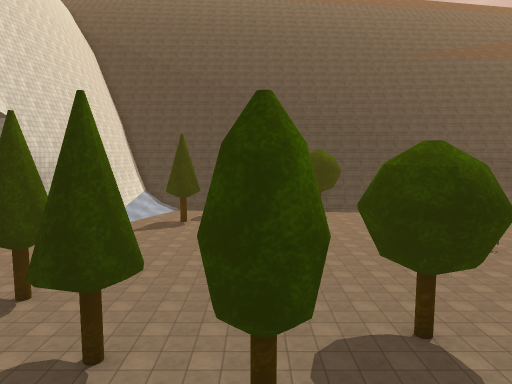
view 1 (above)

16 first-person views from a walk through a Unity game level. The camera is 1.4 m above the floor, tilts 6° down and sees 70° across. The floor is counted in squares, 2 m on a side. Each view is taken from the middle of a square. On the plan, view 1 faces up. The plan holds only what a view shows up to about 11 squares ahead; the rest is blank. The place goes on beyond the plan. Some surface patterns are stand-ins.

view 2
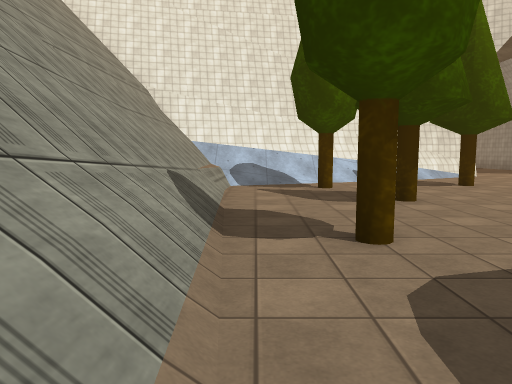

view 3
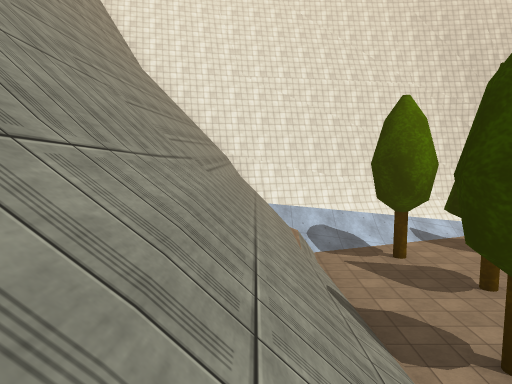

view 4
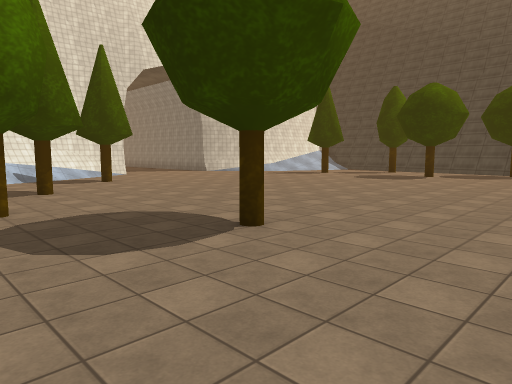

view 5
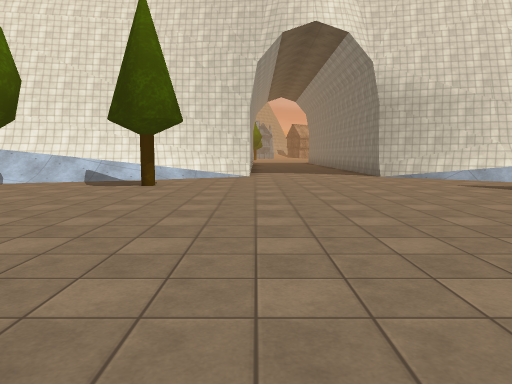

view 6
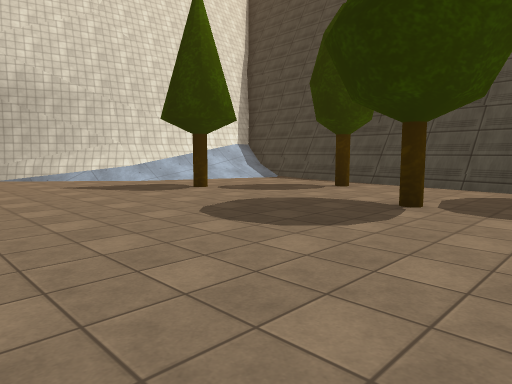

view 7
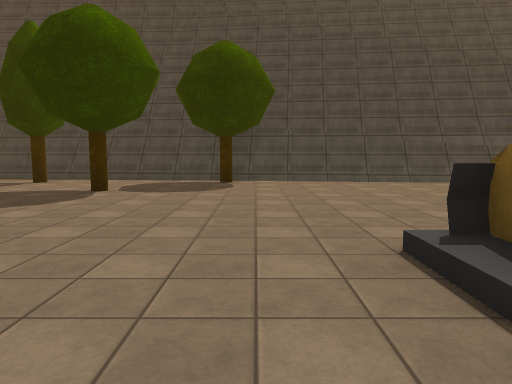

view 8
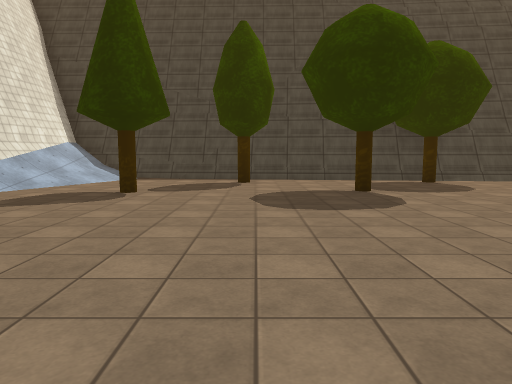

view 9
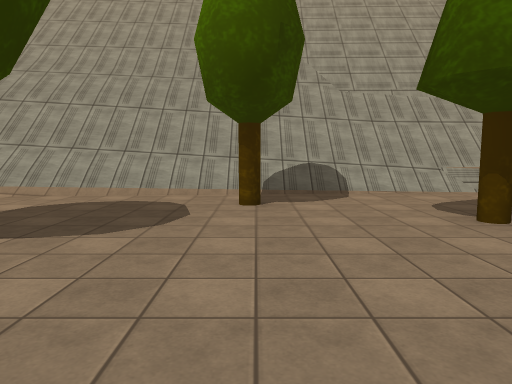

view 10
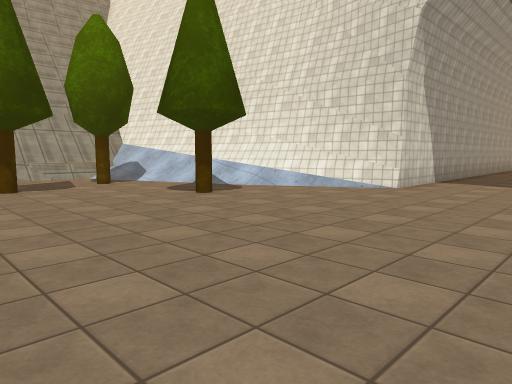

view 11
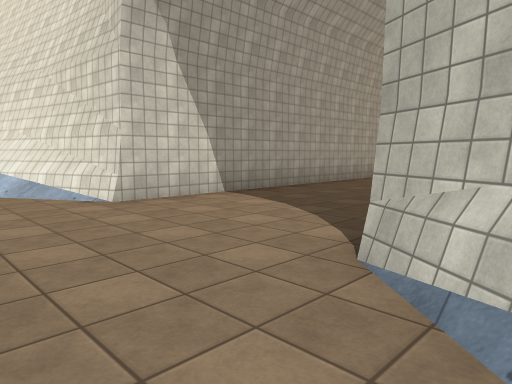

view 12
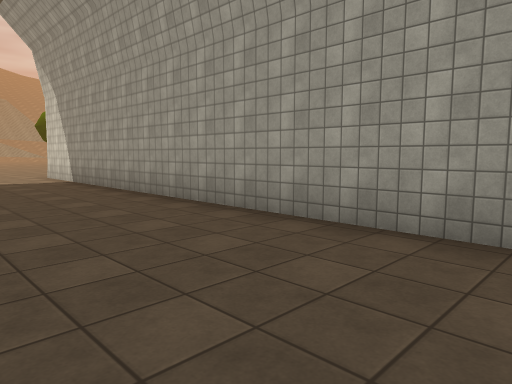

view 13
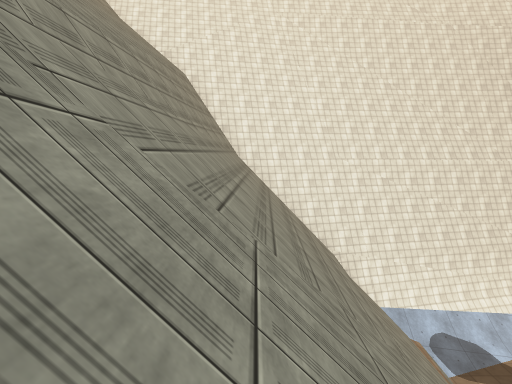

view 14
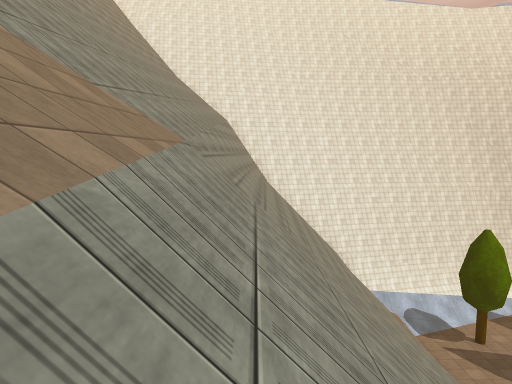

view 15
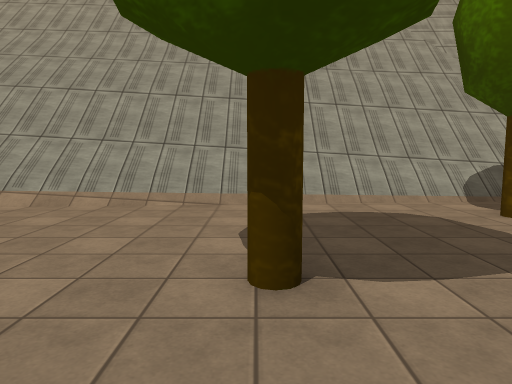

view 16
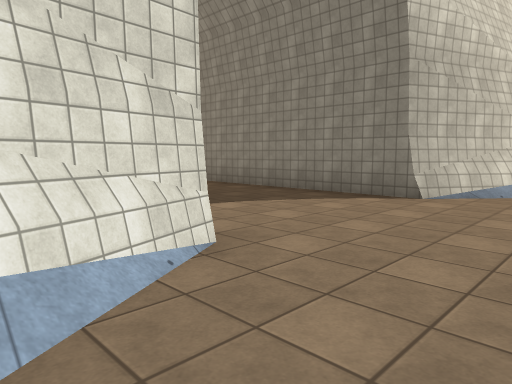

### Floor plan
Key: @ floor where view 1 was taken; # wall or solid block; . floor; / step, stairs or slope; = window, fence, low wall or low ledge; ^ raised ledge; v drop or lower ground; O other object.
Columns run from 20 left of view 1 to 7 right of it. Each row starts with its distance up from view 1.
 21              ########
 20              #//...#########
 19              #//...#...#....
 18              #/.............
 17              #/..#...#......
 16             ##..............
 15             #...............
 14        ######..............
 13 ....   ....................
 12 ..........................O
 11 ............................
 10 .//////.....................
  9        ######...............
  8             #..............
  7             #/.#..........
  6             #/.........#...
  5             ^#/..#.........
  4             ^#/#....#......
  3              #/......../////
  2              #//////////////
  1              #//////////////
  0             ##//////@///////
 -1             #///////////////
 -2             #///////////////
 -3             ####////////////
 -4             vvvv==#=///////
 -5             //////////////
 -6             /// ////////
 -7                 //////
 -8                ##//

Positions as (right, up) in squares from view 1, and headings:
1: (0, 0), facing up
2: (3, 3), facing left
3: (4, 1), facing left
4: (6, 3), facing up-left
5: (3, 10), facing left
6: (3, 12), facing up-left
7: (4, 10), facing up
8: (-1, 10), facing up
9: (0, 9), facing down
10: (-1, 13), facing down-left
11: (-6, 15), facing down-left
12: (-20, 13), facing down-right
13: (3, -2), facing left
14: (7, -3), facing left
15: (3, 8), facing down
16: (-6, 8), facing up-left
